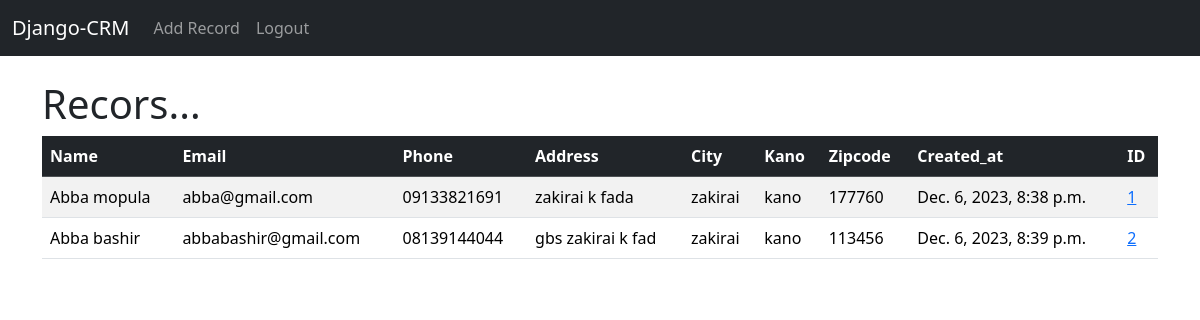
Page / (signed in) on the earlier database version.
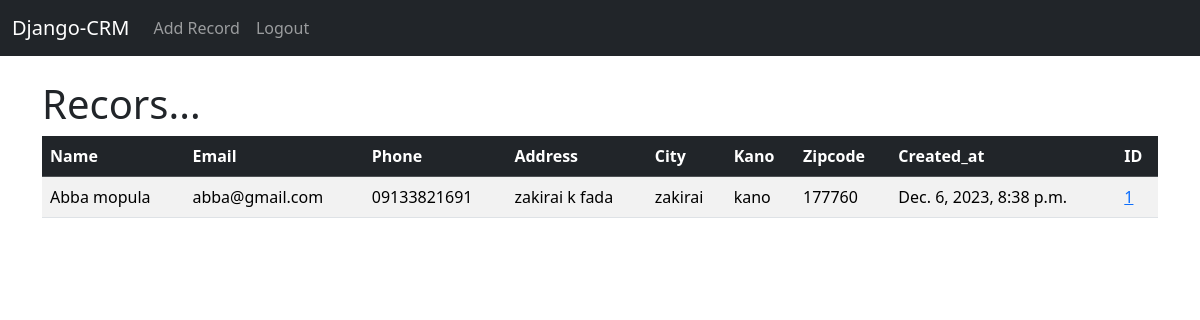
Same page on the later database version.
### website/models.py (models this page shows, shortened)
class Record(models.Model):
    created_at = models.DateTimeField(auto_now_add=True)
    first_name = models.CharField(max_length=50)
    last_name = models.CharField(max_length=50)
    email = models.CharField(max_length=100)
    phone = models.CharField(max_length=15)
    address = models.CharField(max_length=100)
    city = models.CharField(max_length=50)
    state =  models.CharField(max_length=50)
    zipcode = models.CharField(max_length=20)

### website/views.py (the view)
# urls.py: 2. Add a URL to urlpatterns:  path('', views.home, name='home')
def home(request):
    records = Record.objects.all()
    if request.method == 'POST':
        username = request.POST['username']
        password = request.POST['password']
        user = authenticate(request, username=username, password=password)
        if user is not None:
            login(request, user)
            messages.success(request, "You have been logged In")
            return redirect('home')
        else:
            messages.success(request, "There is an Error logging In, Please Try Again...")
            return redirect('home')
    else:
        return render(request, 'home.html', {'records': records})

### website/templates/home.html (shortened to what this page needs)
{% extends 'base.html' %}
{% block content %}
{% if user.is_authenticated %}
    <h1>Recors...</h1>
    <table class="table table-striped table-hover table-bordere">
      <thead class="table-dark">
        <tr>
          <th scope="col">Name</th>
          <th scope="col">Email</th>
          <th scope="col">Phone</th>
          <th scope="col">Address</th>
          <th scope="col">City</th>
          <th scope="col">Kano</th>
          <th scope="col">Zipcode</th>
          <th scope="col">Created_at</th>
          <th scope="col">ID</th>
        </tr>
      </thead>
      <tbody>
      {% if records %}
          {% for record in records %}
          <tr>
            <td>{{ record.first_name }}
              {{ record.last_name }}</td>
            <td>{{ record.email }}</td>
            <td>{{ record.phone }}</td>
            <td>{{ record.address }}</td>
            <td>{{ record.city }}</td>
            <td>{{ record.state }}</td>
            <td>{{ record.zipcode }}</td>
            <td>{{ record.created_at }}</td>
            <td><a href="{% url 'record' record.id %}">{{ record.id }}</a></td>
          </tr>    {% comment %} <br><br> {% endcomment %}
          {% endfor %}
      {% endif %}
      </tbody>
    </table
{% endif %}
{% endblock content %}

Differences in the rows shown:
removed Record: first_name "Abba", last_name "bashir", email "abbabashir@gmail.com", phone "08139144044", address "gbs zakirai k fad", city "zakirai", state "kano", zipcode "113456", created_at "Dec. 6, 2023, 8:39 p.m.", id "2"
